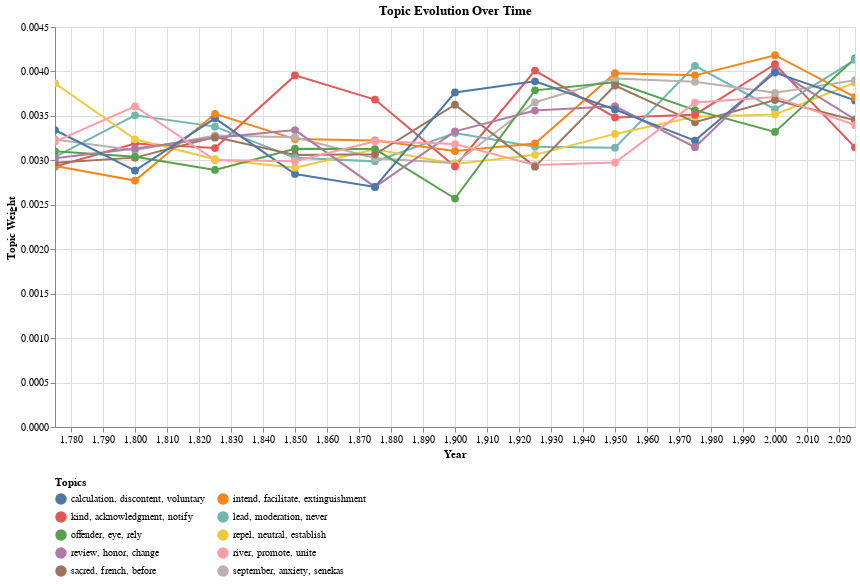

Source (notebook cell):
### Code cell
def process_topic_evolution(topic_models):
    """Process topic models into evolution chains for visualization.

    Args:
        topic_models: Dictionary mapping periods to TopicModel instances

    Returns:
        List of dicts containing evolution data for visualization

    """
    all_data = []
    # Sort periods chronologically
    periods = sorted(topic_models.keys(), key=lambda x: int(x.split("-")[0]))

    # Initialize chains from first period
    first_period = periods[0]
    first_model = topic_models[first_period]

    # Create initial topic chains
    chains = {}
    for idx, topic in enumerate(first_model.topics):
        chain_id = f"Chain_{idx}"
        top_words = [word for word, _ in topic.words[:3]]
        topic_label = ", ".join(top_words)

        chains[chain_id] = {
            "id": chain_id,
            "current_topic": topic,
            "label": topic_label,
        }

        # Add first period data point
        all_data.append(
            {
                "year": int(first_period.split("-")[0]),
                "period": first_period,
                "chain_id": chain_id,
                "topic_label": topic_label,
                "weight": topic.words[0][1],  # Use weight of top word
                "words": topic_label,
            }
        )

    # Follow alignments through subsequent periods
    for i in range(len(periods) - 1):
        period1, period2 = periods[i], periods[i + 1]
        model1 = topic_models[period1]
        model2 = topic_models[period2]

        # Get aligned topics
        aligned_topics = model1.align_with(model2)

        # Update chains based on alignments
        new_chains = {}
        used_target_topics = set()

        for aligned in aligned_topics:
            # Find chain containing source topic
            source_chain = None
            for chain_id, chain in chains.items():
                if chain["current_topic"].id == aligned.source_topic.id:
                    source_chain = chain
                    break

            if source_chain and aligned.target_topic.id not in used_target_topics:
                chain_id = source_chain["id"]
                top_words = [word for word, _ in aligned.target_topic.words[:3]]
                topic_label = ", ".join(top_words)

                # Add data point for this period
                all_data.append(
                    {
                        "year": int(period2.split("-")[0]),
                        "period": period2,
                        "chain_id": chain_id,
                        "topic_label": source_chain[
                            "label"
                        ],  # Keep original label for continuity
                        "weight": aligned.target_topic.words[0][1],
                        "words": topic_label,  # Current words for tooltip
                    }
                )

                # Update chain
                new_chains[chain_id] = {
                    "id": chain_id,
                    "current_topic": aligned.target_topic,
                    "label": source_chain["label"],
                }
                used_target_topics.add(aligned.target_topic.id)

        chains = new_chains

    return all_data


def plot_topic_trends(topic_models):
    """Create interactive visualization of topic evolution over time.

    Args:
        topic_models: Dictionary mapping periods to TopicModel instances

    Returns:
        altair.Chart: Interactive visualization

    """
    import altair as alt
    import pandas as pd

    # Process data
    all_data = process_topic_evolution(topic_models)
    df = pd.DataFrame(all_data)

    # Create base chart
    base = alt.Chart(df).encode(
        x=alt.X(
            "year:Q",
            title="Year",
            scale=alt.Scale(domain=[df.year.min(), df.year.max()]),
        ),
        color=alt.Color(
            "topic_label:N",
            legend=alt.Legend(title="Topics", orient="bottom", columns=2),
        ),
        tooltip=[
            alt.Tooltip("year:Q", title="Year"),
            alt.Tooltip("words:N", title="Top Words"),
            alt.Tooltip("weight:Q", title="Weight", format=".3f"),
        ],
    )

    # Create line chart with points
    lines = base.mark_line(size=2).encode(
        y=alt.Y("weight:Q", title="Topic Weight"), detail="chain_id:N"
    )

    points = base.mark_circle(size=60).encode(y=alt.Y("weight:Q", title="Topic Weight"))

    # Combine charts
    chart = (
        (lines + points)
        .properties(width=800, height=400, title="Topic Evolution Over Time")
        .interactive()
    )

    # Add selection
    topic_selection = alt.selection_point(fields=["topic_label"], bind="legend")

    chart = chart.add_params(topic_selection).encode(
        opacity=alt.condition(topic_selection, alt.value(1), alt.value(0.2))
    )

    return chart


# Example usage:
topic_models = analyze_topics_by_period(models)
chart = plot_topic_trends(topic_models)
chart
# chart.save('topic_evolution.html')  # Save interactive chart

### Figure 1 — Vega-Lite specification as saved in the notebook (floating-point values rounded to 4 significant figures)
{"config": {"view": {"continuousWidth": 300, "continuousHeight": 300}}, "layer": [{"mark": {"type": "line", "size": 2}, "encoding": {"color": {"field": "topic_label", "legend": {"columns": 2, "orient": "bottom", "title": "Topics"}, "type": "nominal"}, "detail": {"field": "chain_id", "type": "nominal"}, "tooltip": [{"field": "year", "title": "Year", "type": "quantitative"}, {"field": "words", "title": "Top Words", "type": "nominal"}, {"field": "weight", "format": ".3f", "title": "Weight", "type": "quantitative"}], "x": {"field": "year", "scale": {"domain": [1775.0, 2025.0]}, "title": "Year", "type": "quantitative"}, "y": {"field": "weight", "title": "Topic Weight", "type": "quantitative"}}, "name": "view_1"}, {"mark": {"type": "circle", "size": 60}, "encoding": {"color": {"field": "topic_label", "legend": {"columns": 2, "orient": "bottom", "title": "Topics"}, "type": "nominal"}, "tooltip": [{"field": "year", "title": "Year", "type": "quantitative"}, {"field": "words", "title": "Top Words", "type": "nominal"}, {"field": "weight", "format": ".3f", "title": "Weight", "type": "quantitative"}], "x": {"field": "year", "scale": {"domain": [1775.0, 2025.0]}, "title": "Year", "type": "quantitative"}, "y": {"field": "weight", "title": "Topic Weight", "type": "quantitative"}}}], "data": {"name": "data-60247cc70807c470b23e9b1854fb0f20"}, "encoding": {"opacity": {"condition": {"param": "param_5", "value": 1}, "value": 0.2}}, "height": 400, "params": [{"name": "param_4", "select": {"type": "interval", "encodings": ["x", "y"]}, "bind": "scales", "views": ["view_1"]}, {"name": "param_5", "select": {"type": "point", "fields": ["topic_label"]}, "bind": "legend", "views": ["view_1"]}], "title": "Topic Evolution Over Time", "width": 800, "$schema": "https://vega.github.io/schema/vega-lite/v5.20.1.json", "datasets": {"data-60247cc70807c470b23e9b1854fb0f20": [{"year": 1775, "period": "1775-1799", "chain_id": "Chain_0", "topic_label": "kind, acknowledgment, notify", "weight": 0.002929, "words": "kind, acknowledgment, notify"}, {"year": 1775, "period": "1775-1799", "chain_id": "Chain_1", "topic_label": "lead, moderation, never", "weight": 0.003038, "words": "lead, moderation, never"}, {"year": 1775, "period": "1775-1799", "chain_id": "Chain_2", "topic_label": "repel, neutral, establish", "weight": 0.003866, "words": "repel, neutral, establish"}, {"year": 1775, "period": "1775-1799", "chain_id": "Chain_3", "topic_label": "intend, facilitate, extinguishment", "weight": 0.002935, "words": "intend, facilitate, extinguishment"}, {"year": 1775, "period": "1775-1799", "chain_id": "Chain_4", "topic_label": "september, anxiety, senekas", "weight": 0.003234, "words": "september, anxiety, senekas"}, {"year": 1775, "period": "1775-1799", "chain_id": "Chain_5", "topic_label": "offender, eye, rely", "weight": 0.003102, "words": "offender, eye, rely"}, {"year": 1775, "period": "1775-1799", "chain_id": "Chain_6", "topic_label": "sacred, french, before", "weight": 0.002972, "words": "sacred, french, before"}, {"year": 1775, "period": "1775-1799", "chain_id": "Chain_7", "topic_label": "review, honor, change", "weight": 0.003023, "words": "review, honor, change"}, {"year": 1775, "period": "1775-1799", "chain_id": "Chain_8", "topic_label": "calculation, discontent, voluntary", "weight": 0.003341, "words": "calculation, discontent, voluntary"}, {"year": 1775, "period": "1775-1799", "chain_id": "Chain_9", "topic_label": "river, promote, unite", "weight": 0.00321, "words": "river, promote, unite"}, {"year": 1800, "period": "1800-1824", "chain_id": "Chain_0", "topic_label": "kind, acknowledgment, notify", "weight": 0.003189, "words": "such, also, acquire"}, {"year": 1800, "period": "1800-1824", "chain_id": "Chain_3", "topic_label": "intend, facilitate, extinguishment", "weight": 0.002772, "words": "arise, high, with"}, {"year": 1800, "period": "1800-1824", "chain_id": "Chain_6", "topic_label": "sacred, french, before", "weight": 0.00303, "words": "heretofore, derive, government"}, {"year": 1800, "period": "1800-1824", "chain_id": "Chain_4", "topic_label": "september, anxiety, senekas", "weight": 0.003115, "words": "come, bless, seat"}, {"year": 1800, "period": "1800-1824", "chain_id": "Chain_8", "topic_label": "calculation, discontent, voluntary", "weight": 0.002884, "words": "operation, execution, wish"}, {"year": 1800, "period": "1800-1824", "chain_id": "Chain_1", "topic_label": "lead, moderation, never", "weight": 0.003506, "words": "invite, hundred, whose"}, {"year": 1800, "period": "1800-1824", "chain_id": "Chain_2", "topic_label": "repel, neutral, establish", "weight": 0.003236, "words": "have, duly, basis"}, {"year": 1800, "period": "1800-1824", "chain_id": "Chain_7", "topic_label": "review, honor, change", "weight": 0.003134, "words": "faithful, wrong, friendship"}, {"year": 1800, "period": "1800-1824", "chain_id": "Chain_5", "topic_label": "offender, eye, rely", "weight": 0.003041, "words": "energy, either, approach"}, {"year": 1800, "period": "1800-1824", "chain_id": "Chain_9", "topic_label": "river, promote, unite", "weight": 0.003607, "words": "next, florida, interesting"}, {"year": 1825, "period": "1825-1849", "chain_id": "Chain_8", "topic_label": "calculation, discontent, voluntary", "weight": 0.003473, "words": "powerful, contribution, mere"}, {"year": 1825, "period": "1825-1849", "chain_id": "Chain_4", "topic_label": "september, anxiety, senekas", "weight": 0.00328, "words": "indulge, provision, debt"}, {"year": 1825, "period": "1825-1849", "chain_id": "Chain_0", "topic_label": "kind, acknowledgment, notify", "weight": 0.003138, "words": "however, yet, early"}, {"year": 1825, "period": "1825-1849", "chain_id": "Chain_7", "topic_label": "review, honor, change", "weight": 0.003255, "words": "surplus, necessarily, their"}, {"year": 1825, "period": "1825-1849", "chain_id": "Chain_3", "topic_label": "intend, facilitate, extinguishment", "weight": 0.003524, "words": "indians, consist, source"}, {"year": 1825, "period": "1825-1849", "chain_id": "Chain_1", "topic_label": "lead, moderation, never", "weight": 0.003379, "words": "occupy, majority, failure"}, {"year": 1825, "period": "1825-1849", "chain_id": "Chain_9", "topic_label": "river, promote, unite", "weight": 0.003004, "words": "violation, sign, confederacy"}, {"year": 1825, "period": "1825-1849", "chain_id": "Chain_5", "topic_label": "offender, eye, rely", "weight": 0.002892, "words": "land, form, modify"}, {"year": 1825, "period": "1825-1849", "chain_id": "Chain_6", "topic_label": "sacred, french, before", "weight": 0.003261, "words": "close, difficulty, advance"}, {"year": 1825, "period": "1825-1849", "chain_id": "Chain_2", "topic_label": "repel, neutral, establish", "weight": 0.003012, "words": "embarrassment, discount, successful"}, {"year": 1850, "period": "1850-1874", "chain_id": "Chain_8", "topic_label": "calculation, discontent, voluntary", "weight": 0.002846, "words": "favorable, geographical, controversy"}, {"year": 1850, "period": "1850-1874", "chain_id": "Chain_2", "topic_label": "repel, neutral, establish", "weight": 0.002917, "words": "nature, ship, acre"}, {"year": 1850, "period": "1850-1874", "chain_id": "Chain_3", "topic_label": "intend, facilitate, extinguishment", "weight": 0.003239, "words": "president, freedom, down"}, {"year": 1850, "period": "1850-1874", "chain_id": "Chain_5", "topic_label": "offender, eye, rely", "weight": 0.003131, "words": "hand, forth, whatever"}, {"year": 1850, "period": "1850-1874", "chain_id": "Chain_7", "topic_label": "review, honor, change", "weight": 0.00334, "words": "refer, complaint, invite"}, {"year": 1850, "period": "1850-1874", "chain_id": "Chain_6", "topic_label": "sacred, french, before", "weight": 0.00306, "words": "whereas, commend, old"}, {"year": 1850, "period": "1850-1874", "chain_id": "Chain_4", "topic_label": "september, anxiety, senekas", "weight": 0.00326, "words": "hold, california, thirty"}, {"year": 1850, "period": "1850-1874", "chain_id": "Chain_0", "topic_label": "kind, acknowledgment, notify", "weight": 0.003956, "words": "present, unless, 1859"}, {"year": 1850, "period": "1850-1874", "chain_id": "Chain_1", "topic_label": "lead, moderation, never", "weight": 0.003028, "words": "advantage, confine, age"}, {"year": 1850, "period": "1850-1874", "chain_id": "Chain_9", "topic_label": "river, promote, unite", "weight": 0.00299, "words": "side, permit, derive"}, {"year": 1875, "period": "1875-1899", "chain_id": "Chain_7", "topic_label": "review, honor, change", "weight": 0.002701, "words": "preservation, accept, which"}, {"year": 1875, "period": "1875-1899", "chain_id": "Chain_0", "topic_label": "kind, acknowledgment, notify", "weight": 0.003684, "words": "expense, legislative, pass"}, {"year": 1875, "period": "1875-1899", "chain_id": "Chain_2", "topic_label": "repel, neutral, establish", "weight": 0.003123, "words": "water, saving, interest"}, {"year": 1875, "period": "1875-1899", "chain_id": "Chain_8", "topic_label": "calculation, discontent, voluntary", "weight": 0.002701, "words": "limit, detail, another"}, {"year": 1875, "period": "1875-1899", "chain_id": "Chain_3", "topic_label": "intend, facilitate, extinguishment", "weight": 0.003223, "words": "thereof, practice, circumstance"}, {"year": 1875, "period": "1875-1899", "chain_id": "Chain_5", "topic_label": "offender, eye, rely", "weight": 0.003127, "words": "metal, interest, even"}, {"year": 1875, "period": "1875-1899", "chain_id": "Chain_1", "topic_label": "lead, moderation, never", "weight": 0.002988, "words": "possession, influence, canal"}, {"year": 1875, "period": "1875-1899", "chain_id": "Chain_4", "topic_label": "september, anxiety, senekas", "weight": 0.003024, "words": "fall, hawaiian, fine"}, {"year": 1875, "period": "1875-1899", "chain_id": "Chain_6", "topic_label": "sacred, french, before", "weight": 0.003068, "words": "gratifying, ballot, connection"}, {"year": 1875, "period": "1875-1899", "chain_id": "Chain_9", "topic_label": "river, promote, unite", "weight": 0.003214, "words": "compare, precede, fully"}, {"year": 1900, "period": "1900-1924", "chain_id": "Chain_8", "topic_label": "calculation, discontent, voluntary", "weight": 0.003763, "words": "trouble, century, freight"}, {"year": 1900, "period": "1900-1924", "chain_id": "Chain_4", "topic_label": "september, anxiety, senekas", "weight": 0.002966, "words": "stock, else, influence"}, {"year": 1900, "period": "1900-1924", "chain_id": "Chain_1", "topic_label": "lead, moderation, never", "weight": 0.003307, "words": "recently, maintain, point"}, {"year": 1900, "period": "1900-1924", "chain_id": "Chain_2", "topic_label": "repel, neutral, establish", "weight": 0.00296, "words": "benefit, fact, washington"}, {"year": 1900, "period": "1900-1924", "chain_id": "Chain_0", "topic_label": "kind, acknowledgment, notify", "weight": 0.002931, "words": "propose, express, under"}, {"year": 1900, "period": "1900-1924", "chain_id": "Chain_5", "topic_label": "offender, eye, rely", "weight": 0.002571, "words": "troop, passage, child"}, {"year": 1900, "period": "1900-1924", "chain_id": "Chain_3", "topic_label": "intend, facilitate, extinguishment", "weight": 0.003104, "words": "commander, govern, improvement"}, {"year": 1900, "period": "1900-1924", "chain_id": "Chain_6", "topic_label": "sacred, french, before", "weight": 0.003626, "words": "mexican, product, import"}, {"year": 1900, "period": "1900-1924", "chain_id": "Chain_7", "topic_label": "review, honor, change", "weight": 0.003326, "words": "center, away, exceed"}, {"year": 1900, "period": "1900-1924", "chain_id": "Chain_9", "topic_label": "river, promote, unite", "weight": 0.003183, "words": "sufficient, easy, recommend"}, {"year": 1925, "period": "1925-1949", "chain_id": "Chain_1", "topic_label": "lead, moderation, never", "weight": 0.003153, "words": "behind, fourth, confidence"}, {"year": 1925, "period": "1925-1949", "chain_id": "Chain_2", "topic_label": "repel, neutral, establish", "weight": 0.003062, "words": "disaster, army, community"}, {"year": 1925, "period": "1925-1949", "chain_id": "Chain_4", "topic_label": "september, anxiety, senekas", "weight": 0.003653, "words": "participate, fair, hope"}, {"year": 1925, "period": "1925-1949", "chain_id": "Chain_0", "topic_label": "kind, acknowledgment, notify", "weight": 0.00401, "words": "seven, careful, secretary"}, {"year": 1925, "period": "1925-1949", "chain_id": "Chain_7", "topic_label": "review, honor, change", "weight": 0.00356, "words": "pension, fall, perfect"}, {"year": 1925, "period": "1925-1949", "chain_id": "Chain_9", "topic_label": "river, promote, unite", "weight": 0.002947, "words": "certainly, freedom, south"}, {"year": 1925, "period": "1925-1949", "chain_id": "Chain_3", "topic_label": "intend, facilitate, extinguishment", "weight": 0.00319, "words": "situation, except, problem"}, {"year": 1925, "period": "1925-1949", "chain_id": "Chain_6", "topic_label": "sacred, french, before", "weight": 0.002929, "words": "failure, father, estimate"}, {"year": 1925, "period": "1925-1949", "chain_id": "Chain_5", "topic_label": "offender, eye, rely", "weight": 0.003787, "words": "prohibition, heavy, council"}, {"year": 1925, "period": "1925-1949", "chain_id": "Chain_8", "topic_label": "calculation, discontent, voluntary", "weight": 0.003889, "words": "too, perhaps, acceptance"}, {"year": 1950, "period": "1950-1974", "chain_id": "Chain_5", "topic_label": "offender, eye, rely", "weight": 0.003877, "words": "expenditure, adversary, you"}, {"year": 1950, "period": "1950-1974", "chain_id": "Chain_1", "topic_label": "lead, moderation, never", "weight": 0.003142, "words": "senate, matter, diplomatic"}, {"year": 1950, "period": "1950-1974", "chain_id": "Chain_2", "topic_label": "repel, neutral, establish", "weight": 0.003297, "words": "hopeful, eight, rather"}, {"year": 1950, "period": "1950-1974", "chain_id": "Chain_7", "topic_label": "review, honor, change", "weight": 0.003609, "words": "debt, continent, today"}, {"year": 1950, "period": "1950-1974", "chain_id": "Chain_0", "topic_label": "kind, acknowledgment, notify", "weight": 0.003482, "words": "long, quality, american"}, {"year": 1950, "period": "1950-1974", "chain_id": "Chain_4", "topic_label": "september, anxiety, senekas", "weight": 0.003921, "words": "counsel, export, room"}, {"year": 1950, "period": "1950-1974", "chain_id": "Chain_9", "topic_label": "river, promote, unite", "weight": 0.002975, "words": "prestige, read, minimum"}, {"year": 1950, "period": "1950-1974", "chain_id": "Chain_3", "topic_label": "intend, facilitate, extinguishment", "weight": 0.00398, "words": "duty, except, development"}, {"year": 1950, "period": "1950-1974", "chain_id": "Chain_6", "topic_label": "sacred, french, before", "weight": 0.003841, "words": "succeed, troop, nam"}, {"year": 1950, "period": "1950-1974", "chain_id": "Chain_8", "topic_label": "calculation, discontent, voluntary", "weight": 0.003572, "words": "assume, completely, would"}, {"year": 1975, "period": "1975-1999", "chain_id": "Chain_3", "topic_label": "intend, facilitate, extinguishment", "weight": 0.003956, "words": "duty, prosperity, class"}, {"year": 1975, "period": "1975-1999", "chain_id": "Chain_6", "topic_label": "sacred, french, before", "weight": 0.003428, "words": "accomplish, all, show"}, {"year": 1975, "period": "1975-1999", "chain_id": "Chain_2", "topic_label": "repel, neutral, establish", "weight": 0.003491, "words": "where, assume, effective"}, {"year": 1975, "period": "1975-1999", "chain_id": "Chain_8", "topic_label": "calculation, discontent, voluntary", "weight": 0.003222, "words": "cover, city, reserve"}, {"year": 1975, "period": "1975-1999", "chain_id": "Chain_5", "topic_label": "offender, eye, rely", "weight": 0.003564, "words": "child, productivity, prove"}, {"year": 1975, "period": "1975-1999", "chain_id": "Chain_1", "topic_label": "lead, moderation, never", "weight": 0.004064, "words": "tradition, independence, taxis"}, {"year": 1975, "period": "1975-1999", "chain_id": "Chain_7", "topic_label": "review, honor, change", "weight": 0.003147, "words": "strengthen, wall, short"}, {"year": 1975, "period": "1975-1999", "chain_id": "Chain_0", "topic_label": "kind, acknowledgment, notify", "weight": 0.003514, "words": "representative, need, quote"}, {"year": 1975, "period": "1975-1999", "chain_id": "Chain_4", "topic_label": "september, anxiety, senekas", "weight": 0.003883, "words": "taxis, upon, senior"}, {"year": 1975, "period": "1975-1999", "chain_id": "Chain_9", "topic_label": "river, promote, unite", "weight": 0.00365, "words": "senate, within, action"}, {"year": 2000, "period": "2000-2024", "chain_id": "Chain_1", "topic_label": "lead, moderation, never", "weight": 0.003575, "words": "solution, africa, laden"}, {"year": 2000, "period": "2000-2024", "chain_id": "Chain_3", "topic_label": "intend, facilitate, extinguishment", "weight": 0.004182, "words": "reform, anywhere, remember"}, {"year": 2000, "period": "2000-2024", "chain_id": "Chain_7", "topic_label": "review, honor, change", "weight": 0.004018, "words": "dollar, audience, trade"}, {"year": 2000, "period": "2000-2024", "chain_id": "Chain_8", "topic_label": "calculation, discontent, voluntary", "weight": 0.003987, "words": "try, authority, center"}, {"year": 2000, "period": "2000-2024", "chain_id": "Chain_5", "topic_label": "offender, eye, rely", "weight": 0.00332, "words": "open, pressure, toward"}, {"year": 2000, "period": "2000-2024", "chain_id": "Chain_9", "topic_label": "river, promote, unite", "weight": 0.003714, "words": "just, usa, strengthen"}, {"year": 2000, "period": "2000-2024", "chain_id": "Chain_0", "topic_label": "kind, acknowledgment, notify", "weight": 0.004081, "words": "keep, entrepreneur, ship"}, {"year": 2000, "period": "2000-2024", "chain_id": "Chain_6", "topic_label": "sacred, french, before", "weight": 0.003678, "words": "unemployment, before, provide"}, {"year": 2000, "period": "2000-2024", "chain_id": "Chain_4", "topic_label": "september, anxiety, senekas", "weight": 0.003759, "words": "mask, uniform, asia"}, {"year": 2000, "period": "2000-2024", "chain_id": "Chain_2", "topic_label": "repel, neutral, establish", "weight": 0.003516, "words": "her, executive, believe"}, {"year": 2025, "period": "2025-2049", "chain_id": "Chain_8", "topic_label": "calculation, discontent, voluntary", "weight": 0.003674, "words": "rescue, ear, comeback"}, {"year": 2025, "period": "2025-2049", "chain_id": "Chain_5", "topic_label": "offender, eye, rely", "weight": 0.004146, "words": "prescription, name, beginning"}, {"year": 2025, "period": "2025-2049", "chain_id": "Chain_2", "topic_label": "repel, neutral, establish", "weight": 0.003873, "words": "safeguard, industry, project"}, {"year": 2025, "period": "2025-2049", "chain_id": "Chain_0", "topic_label": "kind, acknowledgment, notify", "weight": 0.003146, "words": "network, tech, immediately"}, {"year": 2025, "period": "2025-2049", "chain_id": "Chain_1", "topic_label": "lead, moderation, never", "weight": 0.004129, "words": "expel, harbor, unjustly"}, {"year": 2025, "period": "2025-2049", "chain_id": "Chain_7", "topic_label": "review, honor, change", "weight": 0.003461, "words": "angry, shape, voice"}, {"year": 2025, "period": "2025-2049", "chain_id": "Chain_3", "topic_label": "intend, facilitate, extinguishment", "weight": 0.00371, "words": "threat, unlimited, purpose"}, {"year": 2025, "period": "2025-2049", "chain_id": "Chain_4", "topic_label": "september, anxiety, senekas", "weight": 0.003902, "words": "sway, future, raise"}, {"year": 2025, "period": "2025-2049", "chain_id": "Chain_6", "topic_label": "sacred, french, before", "weight": 0.00345, "words": "vice, earn, disposal"}, {"year": 2025, "period": "2025-2049", "chain_id": "Chain_9", "topic_label": "river, promote, unite", "weight": 0.003396, "words": "life, beautiful, earn"}]}}
